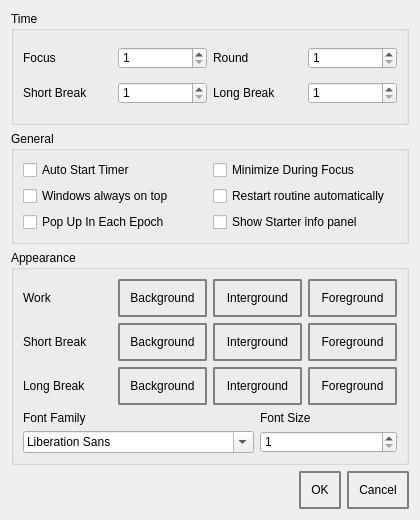
<?xml version="1.0" encoding="UTF-8"?>
<ui version="4.0">
 <class>Setting</class>
 <widget class="QDialog" name="Setting">
  <property name="geometry">
   <rect>
    <x>0</x>
    <y>0</y>
    <width>420</width>
    <height>520</height>
   </rect>
  </property>
  <property name="windowTitle">
   <string>Dialog</string>
  </property>
  <property name="styleSheet">
   <string notr="true">QPushButton
{
padding: 10px;
border: 2px groove gray;
border-style:solid;
border-radius: 2px;
}</string>
  </property>
  <layout class="QGridLayout" name="gridLayout_2">
   <item row="2" column="0">
    <widget class="QGroupBox" name="groupBox_3">
     <property name="title">
      <string>Appearance</string>
     </property>
     <layout class="QGridLayout" name="gridLayout_5">
      <item row="0" column="0">
       <layout class="QGridLayout" name="gridLayout">
        <item row="0" column="1">
         <widget class="QPushButton" name="wk_bg">
          <property name="text">
           <string>Background</string>
          </property>
         </widget>
        </item>
        <item row="0" column="3">
         <widget class="QPushButton" name="wk_fg">
          <property name="text">
           <string>Foreground</string>
          </property>
         </widget>
        </item>
        <item row="0" column="0">
         <widget class="QLabel" name="Work">
          <property name="text">
           <string>Work</string>
          </property>
         </widget>
        </item>
        <item row="0" column="2">
         <widget class="QPushButton" name="wk_ig">
          <property name="text">
           <string>Interground</string>
          </property>
         </widget>
        </item>
        <item row="1" column="0">
         <widget class="QLabel" name="ShortBreak">
          <property name="text">
           <string>Short Break</string>
          </property>
         </widget>
        </item>
        <item row="1" column="3">
         <widget class="QPushButton" name="sb_fg">
          <property name="text">
           <string>Foreground</string>
          </property>
         </widget>
        </item>
        <item row="1" column="1">
         <widget class="QPushButton" name="sb_bg">
          <property name="text">
           <string>Background</string>
          </property>
         </widget>
        </item>
        <item row="1" column="2">
         <widget class="QPushButton" name="sb_ig">
          <property name="text">
           <string>Interground</string>
          </property>
         </widget>
        </item>
        <item row="2" column="0">
         <widget class="QLabel" name="label_5">
          <property name="text">
           <string>Long Break</string>
          </property>
         </widget>
        </item>
        <item row="2" column="1">
         <widget class="QPushButton" name="lb_bg">
          <property name="text">
           <string>Background</string>
          </property>
         </widget>
        </item>
        <item row="2" column="2">
         <widget class="QPushButton" name="lb_ig">
          <property name="text">
           <string>Interground</string>
          </property>
         </widget>
        </item>
        <item row="2" column="3">
         <widget class="QPushButton" name="lb_fg">
          <property name="text">
           <string>Foreground</string>
          </property>
         </widget>
        </item>
       </layout>
      </item>
      <item row="1" column="0">
       <layout class="QHBoxLayout" name="horizontalLayout">
        <item>
         <layout class="QVBoxLayout" name="verticalLayout">
          <item>
           <widget class="QLabel" name="FontFamily">
            <property name="text">
             <string>Font Family</string>
            </property>
           </widget>
          </item>
          <item>
           <widget class="QFontComboBox" name="font_fm"/>
          </item>
         </layout>
        </item>
        <item>
         <layout class="QVBoxLayout" name="verticalLayout_2">
          <item>
           <widget class="QLabel" name="FontSize">
            <property name="text">
             <string>Font Size</string>
            </property>
           </widget>
          </item>
          <item>
           <widget class="QSpinBox" name="font_sz">
            <property name="minimum">
             <number>1</number>
            </property>
            <property name="maximum">
             <number>1000</number>
            </property>
           </widget>
          </item>
         </layout>
        </item>
       </layout>
      </item>
     </layout>
    </widget>
   </item>
   <item row="0" column="0">
    <widget class="QGroupBox" name="groupBox_4">
     <property name="title">
      <string>Time</string>
     </property>
     <layout class="QGridLayout" name="gridLayout_6">
      <item row="0" column="0">
       <widget class="QLabel" name="LFocus">
        <property name="text">
         <string>Focus</string>
        </property>
       </widget>
      </item>
      <item row="0" column="1">
       <widget class="QSpinBox" name="focus">
        <property name="minimum">
         <number>1</number>
        </property>
        <property name="maximum">
         <number>60</number>
        </property>
       </widget>
      </item>
      <item row="0" column="2">
       <widget class="QLabel" name="LRound">
        <property name="text">
         <string>Round</string>
        </property>
       </widget>
      </item>
      <item row="0" column="3">
       <widget class="QSpinBox" name="round">
        <property name="minimum">
         <number>1</number>
        </property>
        <property name="maximum">
         <number>99</number>
        </property>
       </widget>
      </item>
      <item row="1" column="0">
       <widget class="QLabel" name="LShortBreak">
        <property name="text">
         <string>Short Break</string>
        </property>
       </widget>
      </item>
      <item row="1" column="1">
       <widget class="QSpinBox" name="short_break">
        <property name="minimum">
         <number>1</number>
        </property>
        <property name="maximum">
         <number>60</number>
        </property>
       </widget>
      </item>
      <item row="1" column="2">
       <widget class="QLabel" name="LLongBreak">
        <property name="text">
         <string>Long Break</string>
        </property>
       </widget>
      </item>
      <item row="1" column="3">
       <widget class="QSpinBox" name="long_break">
        <property name="minimum">
         <number>1</number>
        </property>
        <property name="maximum">
         <number>60</number>
        </property>
       </widget>
      </item>
     </layout>
    </widget>
   </item>
   <item row="3" column="0">
    <widget class="QDialogButtonBox" name="apply">
     <property name="orientation">
      <enum>Qt::Horizontal</enum>
     </property>
     <property name="standardButtons">
      <set>QDialogButtonBox::Cancel|QDialogButtonBox::Ok</set>
     </property>
    </widget>
   </item>
   <item row="1" column="0">
    <widget class="QGroupBox" name="groupBox">
     <property name="title">
      <string>General</string>
     </property>
     <layout class="QGridLayout" name="gridLayout_4">
      <item row="2" column="0">
       <widget class="QCheckBox" name="alwaysOnTheTop">
        <property name="text">
         <string>Windows always on top</string>
        </property>
       </widget>
      </item>
      <item row="3" column="0">
       <widget class="QCheckBox" name="popUpEachEpoch">
        <property name="text">
         <string>Pop Up In Each Epoch</string>
        </property>
       </widget>
      </item>
      <item row="3" column="1">
       <widget class="QCheckBox" name="showStartPanel">
        <property name="text">
         <string>Show Starter info panel</string>
        </property>
       </widget>
      </item>
      <item row="1" column="1">
       <widget class="QCheckBox" name="miniAfterStart">
        <property name="text">
         <string>Minimize During Focus</string>
        </property>
       </widget>
      </item>
      <item row="2" column="1">
       <widget class="QCheckBox" name="restartRoutine">
        <property name="text">
         <string>Restart routine automatically</string>
        </property>
       </widget>
      </item>
      <item row="1" column="0">
       <widget class="QCheckBox" name="autoStartTimer">
        <property name="text">
         <string>Auto Start Timer</string>
        </property>
       </widget>
      </item>
     </layout>
    </widget>
   </item>
  </layout>
 </widget>
 <resources/>
 <connections/>
</ui>
